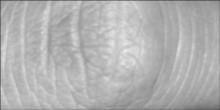
#> input picture src/1.jpg, 220 x 110 px
$ python -i IMEV2.py   (imports and definitions only)
#> lines starting #> are read from the running program, lines starting #| are printed output that depends on the picture
import cv2
import Constants
import numpy as np
import  math
def preprocessing(img):
    interpolated_image=img
    interpolated_image=cv2.normalize(img,interpolated_image,0,255,cv2.NORM_MINMAX)
    # [11 lines of commented-out code are left out]
    sub_image=cv2.subtract(img,interpolated_image);
    hist_eq=applyHistEq(img)
    hist_eq=cv2.equalizeHist(img)
#    cv2.imshow("HISTO",sub_image)
    smooth=cv2.GaussianBlur(hist_eq,(3,3),0)
    #smooth=cv2.blur(hist_eq,(3,3))
    #smooth=cv2.bilateralFilter(hist_eq, 25, 75, 75)
    return smooth
def applyHistEq(sub_image):
    r,c=sub_image.shape
    new_img=sub_image.copy();
    for i in range(0,r,Constants.BLOCK_SIZE):
        for j in range(0,c,Constants.BLOCK_SIZE):
            temp=np.zeros((Constants.BLOCK_SIZE,Constants.BLOCK_SIZE),np.uint8)
            for ii in range(0,Constants.BLOCK_SIZE):
                for jj in range(0,Constants.BLOCK_SIZE):
                    xx=i+ii
                    yy=j+jj
                    if(xx<r and yy<c):
                        temp[ii][jj]=sub_image[xx][yy]
            temp=cv2.equalizeHist(temp)
            #temp=cv2.blur(temp,(3,3),0)
            #clahe = cv2.createCLAHE()
            #temp = clahe.apply(temp)
            for ii in range(0,Constants.BLOCK_SIZE):
                for jj in range(0,Constants.BLOCK_SIZE):
                    xx=i+ii
                    yy=j+jj;
                    if(xx<r and yy<c):
                        new_img[xx][yy]=temp[ii][jj];
    return  new_img
# [76 lines left out: functions filtering, mean_filter, interpolation, not called in this run]

>>> import cv2
>>> picture = cv2.imread('1.jpg', cv2.IMREAD_GRAYSCALE)
#> picture is the input picture: shape (110, 220); min 62, max 239, mean 178.1
>>> result = preprocessing(picture)
#> in preprocessing, `interpolated_image=cv2.normalize(img,interpolated_image,0,255,cv2.NORM..`:
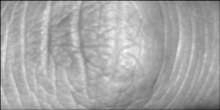
#> interpolated_image: shape (110, 220); min 0, max 255, mean 167.2
#> in preprocessing, `sub_image=cv2.subtract(img,interpolated_image);`: sub_image: shape (110, 220); every value is 0
#> after the loop in applyHistEq, `for i in range(0,r,Constants.BLOCK_SIZE):`:
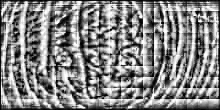
#> new_img: shape (110, 220); min 0, max 255, mean 132.2
#> in preprocessing, `hist_eq=cv2.equalizeHist(img)`:
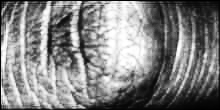
#> hist_eq: shape (110, 220); min 0, max 255, mean 129.9
#> in preprocessing, `smooth=cv2.GaussianBlur(hist_eq,(3,3),0)`:
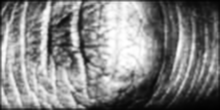
#> smooth: shape (110, 220); min 1, max 255, mean 130.4
